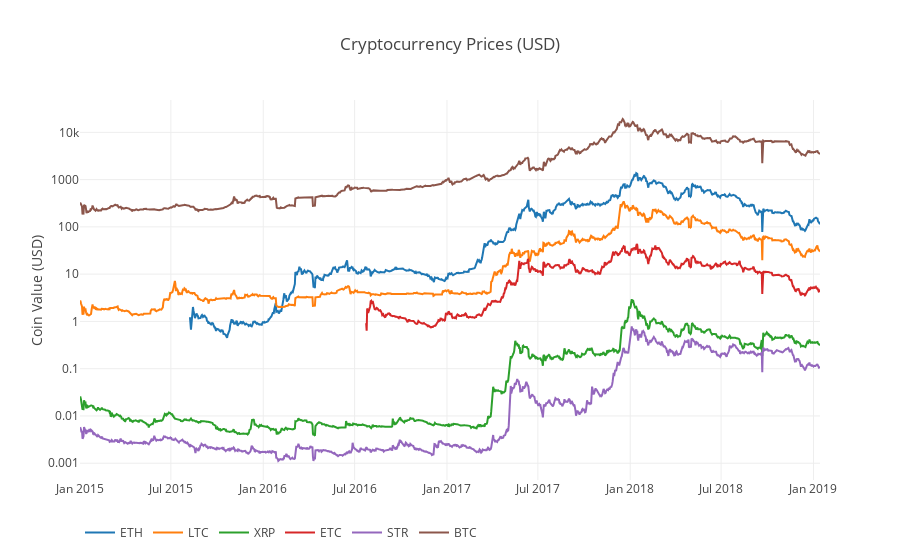

Notebook code for this chart:
### Code cell
# Chart all of the altocoin prices
df_scatter(combined_df, 'Cryptocurrency Prices (USD)', seperate_y_axis=False, y_axis_label='Coin Value (USD)', scale='log')

### Figure 1 — Plotly figure (JSON) as saved in the notebook; plotly's stock layout.template omitted (floating-point values rounded to 4 significant figures; data arrays with more than 128 entries replaced by an {"elided": "..."} marker saying what was removed)
{"data": [{"name": "ETH", "type": "scatter", "visible": "visible", "x": {"elided": "1475 str values"}, "y": {"elided": "1475 float values"}}, {"name": "LTC", "type": "scatter", "visible": "visible", "x": {"elided": "1475 str values"}, "y": {"elided": "1475 float values"}}, {"name": "XRP", "type": "scatter", "visible": "visible", "x": {"elided": "1475 str values"}, "y": {"elided": "1475 float values"}}, {"name": "ETC", "type": "scatter", "visible": "visible", "x": {"elided": "1475 str values"}, "y": {"elided": "1475 float values"}}, {"name": "STR", "type": "scatter", "visible": "visible", "x": {"elided": "1475 str values"}, "y": {"elided": "1475 float values"}}, {"name": "BTC", "type": "scatter", "visible": "visible", "x": {"elided": "1475 str values"}, "y": {"elided": "1475 float values"}}], "layout": {"legend": {"orientation": "h"}, "title": "Cryptocurrency Prices (USD)", "xaxis": {"type": "date"}, "yaxis": {"showticklabels": true, "title": "Coin Value (USD)", "type": "log"}}}
